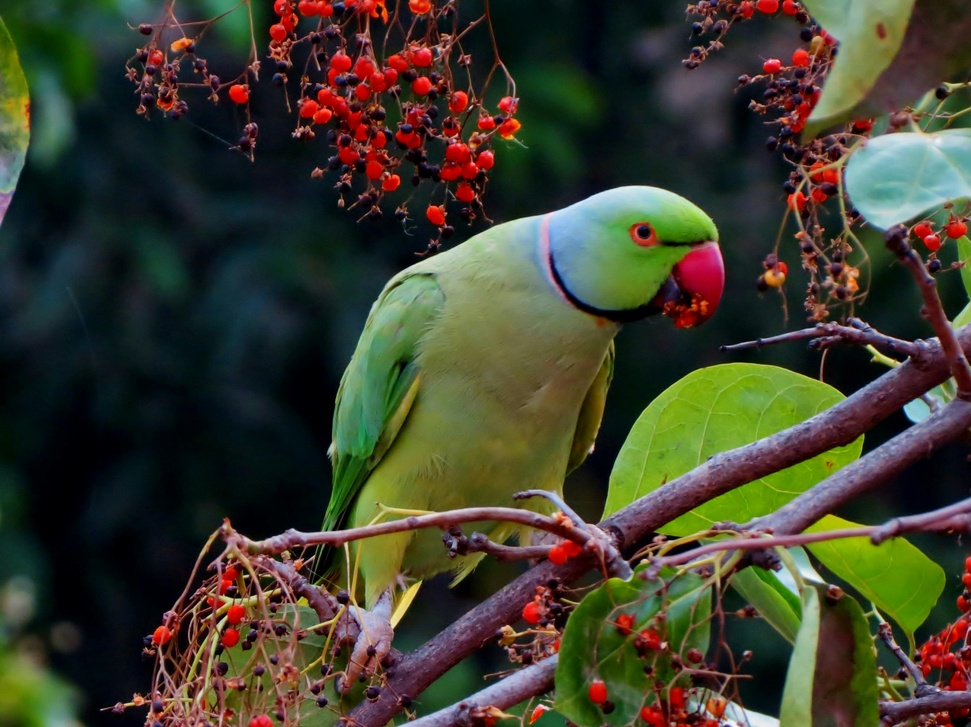
#> input picture openCV/Img Transformation Manipulation/parrot.jpg, 971 x 727 px, shrunk from 2670 x 2000 before the run, found by its file name
$ python Reading.py
#> lines starting #> are read from the running program, lines starting #| are printed output that depends on the picture
import cv2

img = cv2.imread("../Pexels/parrot.jpg",0)
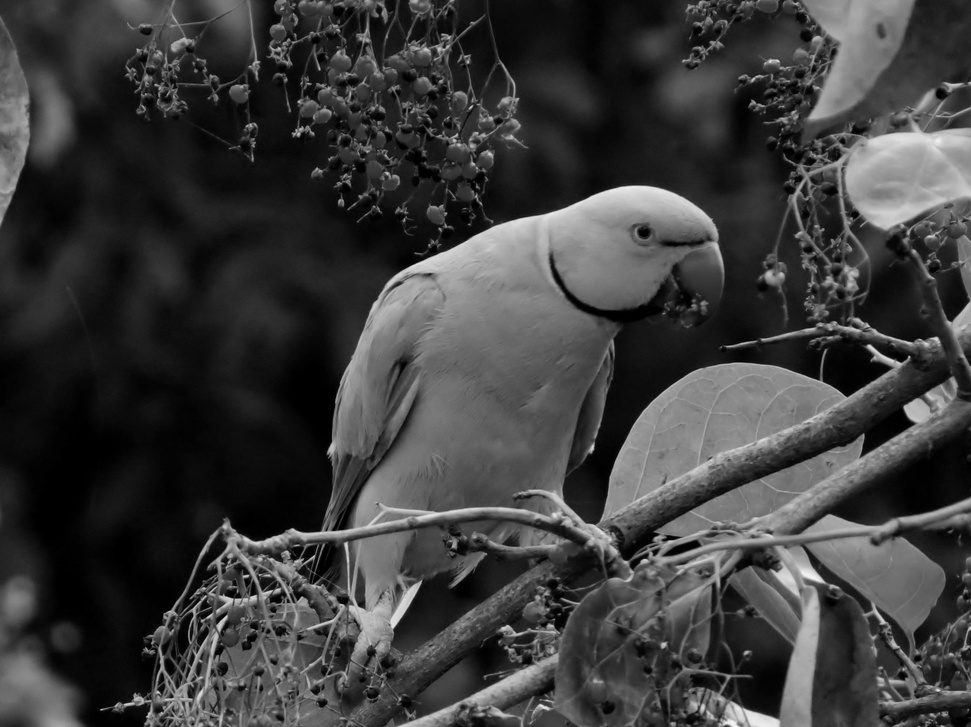
#> img: shape (727, 971); min 0, max 244, mean 60.6

if img is None:
    print("Error: Image not found")
else:
    print("Image loaded successfully")
    print(img.shape)
#| (727, 971)
